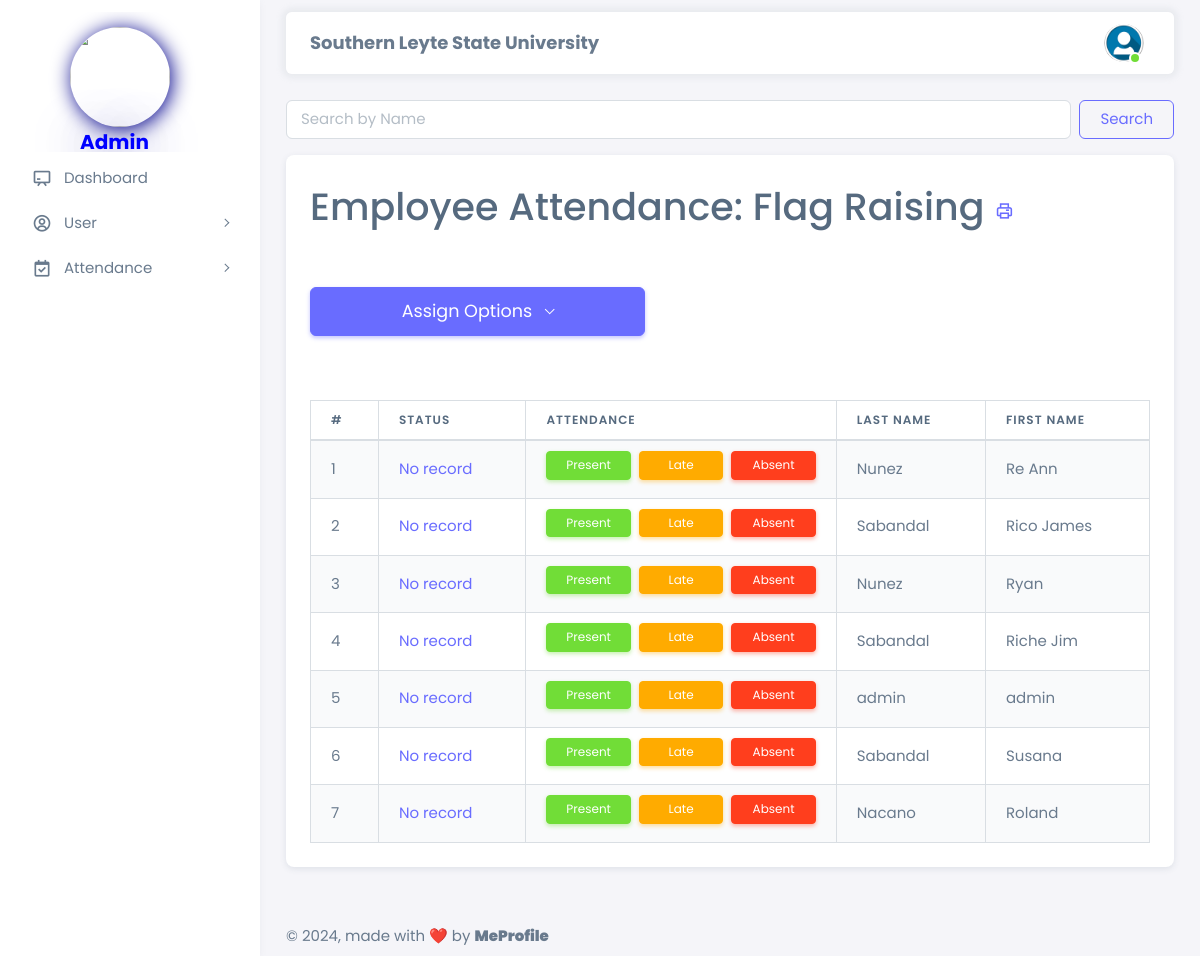
Page /html/admin/attendance_flag.php (signed in) on the earlier database version.
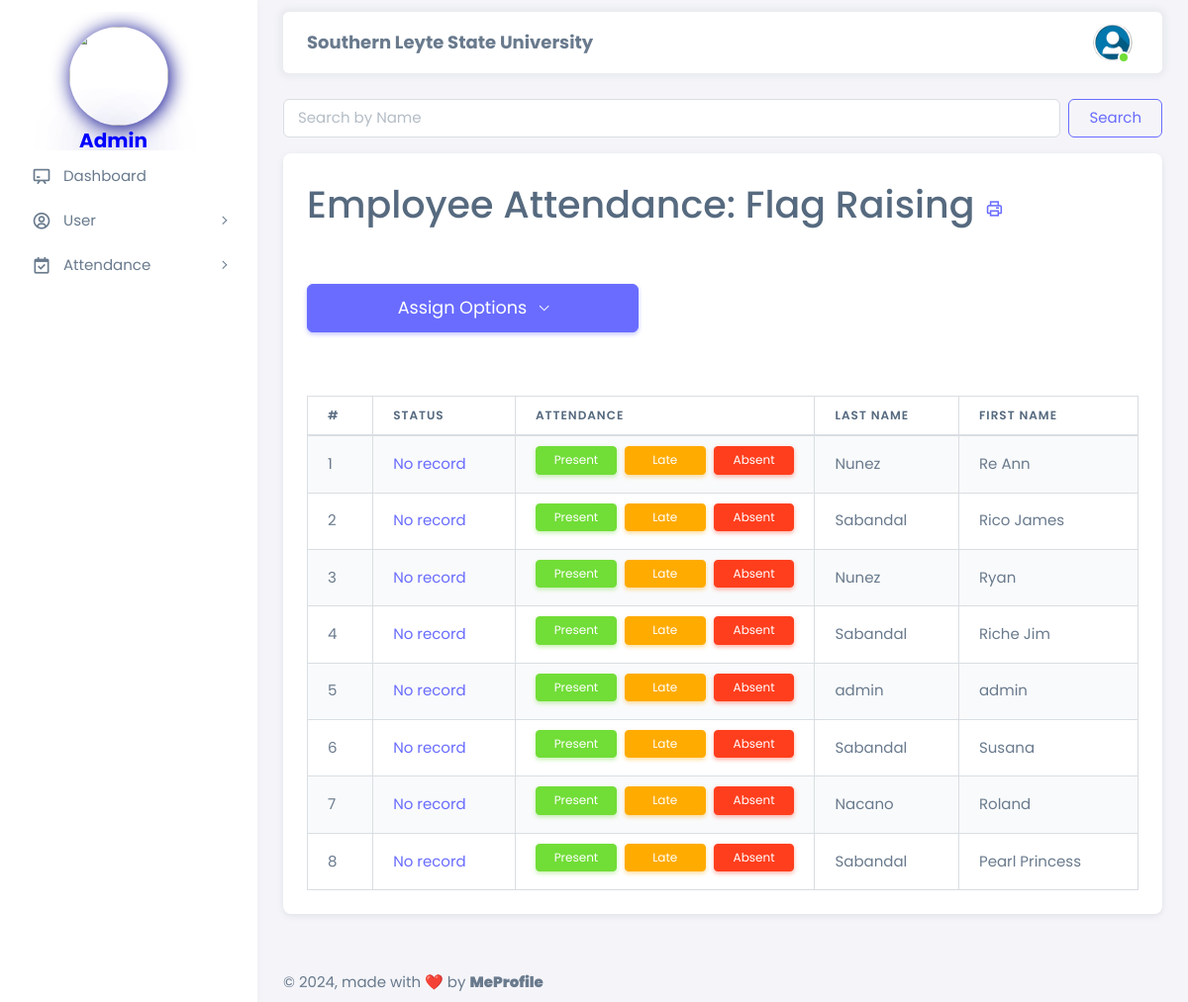
Same page on the later database version.
### tables this page shows
CREATE TABLE `employee_registration` (
  `employee_id` int NOT NULL,
  `first_name` varchar(50) NOT NULL,
  `last_name` varchar(50) NOT NULL,
  `email` varchar(100) NOT NULL,
  `password` varchar(255) NOT NULL,
  `phone_number` varchar(15) DEFAULT NULL,
  `department` varchar(50) DEFAULT NULL,
  `position` varchar(50) DEFAULT NULL,
  `is_admin` tinyint(1) NOT NULL DEFAULT '0',
  `hire_date` date DEFAULT NULL,
  `address` varchar(255) DEFAULT NULL,
  `city` varchar(100) DEFAULT NULL,
  `postal_code` varchar(20) DEFAULT NULL,
  `country` varchar(50) DEFAULT NULL,
  `date_of_birth` date DEFAULT NULL,
  `gender` varchar(10) DEFAULT NULL,
  `emergency_contact_name` varchar(100) DEFAULT NULL,
  `emergency_contact_number` varchar(15) DEFAULT NULL,
  `created_at` timestamp NULL DEFAULT CURRENT_TIMESTAMP,
  `updated_at` timestamp NULL DEFAULT CURRENT_TIMESTAMP ON UPDATE CURRENT_TIMESTAMP,
  `is_assigned` tinyint(1) NOT NULL DEFAULT '0',
  `is_assigned_department` tinyint(1) NOT NULL DEFAULT '0'
);

### html/admin/attendance_flag.php (the view, shortened to what the changed rows need)
<?php
require '../config.php';
if (isset($_GET['search']) && !empty($_GET['search'])) {
    $search = sanitize_input($_GET['search']);
    $sql = "SELECT e.employee_id, e.first_name, e.last_name, COALESCE(f.attendance_status, 'no record') AS attendance_status
            FROM employee_registration e
            LEFT JOIN (
                SELECT employee_id, MAX(attendance_date) AS max_date
                FROM employee_attendance_flag
                WHERE DATE(attendance_date) = CURDATE()
                GROUP BY employee_id
            ) af ON e.employee_id = af.employee_id
            LEFT JOIN employee_attendance_flag f ON af.employee_id = f.employee_id AND af.max_date = f.attendance_date
            WHERE e.first_name LIKE ? OR e.last_name LIKE ?";
    $stmt = $conn->prepare($sql);
    $search_param1 = "%" . $search . "%";
    $search_param2 = "%" . $search . "%";
    $stmt->bind_param("ss", $search_param1, $search_param2);
} else {
    $sql = "SELECT e.employee_id, e.first_name, e.last_name, COALESCE(f.attendance_status, 'no record') AS attendance_status
            FROM employee_registration e
            LEFT JOIN (
                SELECT employee_id, MAX(attendance_date) AS max_date
                FROM employee_attendance_flag
                WHERE DATE(attendance_date) = CURDATE()
                GROUP BY employee_id
            ) af ON e.employee_id = af.employee_id
            LEFT JOIN employee_attendance_flag f ON af.employee_id = f.employee_id AND af.max_date = f.attendance_date";
    $stmt = $conn->prepare($sql);
}
$stmt->execute();
$result = $stmt->get_result();
?>
<!DOCTYPE html>
<html lang="en" class="light-style layout-menu-fixed" dir="ltr" data-theme="theme-default" data-assets-path="../assets/" data-template="vertical-menu-template-free">
<head>
    <link rel="stylesheet" href="https://cdn.jsdelivr.net/npm/sweetalert2@11/dist/sweetalert2.min.css">
    <link rel="stylesheet" href="../../assets/vendor/fonts/boxicons.css" />
    <link rel="stylesheet" href="../../assets/vendor/css/core.css" class="template-customizer-core-css" />
    <link rel="stylesheet" href="../../assets/vendor/css/theme-default.css" class="template-customizer-theme-css" />
    <link rel="stylesheet" href="../../assets/css/demo.css" />
    <link rel="stylesheet" href="../../assets/vendor/libs/perfect-scrollbar/perfect-scrollbar.css" />
    <link rel="stylesheet" href="../../assets/vendor/libs/apex-charts/apex-charts.css" />
    <link rel="stylesheet" href="https://cdnjs.cloudflare.com/ajax/libs/font-awesome/5.15.4/css/all.min.css">
    <link rel="stylesheet" href="https://cdnjs.cloudflare.com/ajax/libs/font-awesome/6.0.0/css/all.min.css">
</head>
<body>
    <div class="layout-wrapper layout-content-navbar">
        <div class="layout-container">
            <div class="layout-page">
                <div class="content-wrapper">
                    <div class="container-xxl flex-grow-1 container-p-y">
                        <div class="row">
                            <div class="col-lg-12 mb-4">
                                <div class="card">
                                    <div class="card-body">
                                        <h1 class="mb-0">
                                            <?php
                                            $today = date('N');
                                            $flagType = ($today == 5) ? 'Flag Retreat' : 'Flag Raising';
                                            echo "Employee Attendance: $flagType";
                                            ?>
                                            <div class="dropdown d-inline">
                                                <button class="btn btn-link text-decoration-none p-0" type="button" id="dropdownMenuButton" data-bs-toggle="dropdown" aria-expanded="false">
                                                    <i class="bx bx-printer"></i>
                                                </button>
                                            </div>
                                        </h1>
                                    </div>
                                    <div class="col">
                                        <div class="table-responsive p-4">
                                            <table class="table table-bordered table-striped">
                                                <thead>
                                                    <tr>
                                                        <th>#</th>
                                                        <th>Status</th>
                                                        <th>Attendance</th>
                                                        <th>Last Name</th>
                                                        <th>First Name</th>
                                                    </tr>
                                                </thead>
                                                <tbody id="employeeTableBody">
                                                    <?php
                                                    $index = 0;
                                                    while ($row = $result->fetch_assoc()) :
                                                        $index++;
                                                    ?>
                                                    <tr id="employee_<?php echo $row['employee_id']; ?>">
                                                        <td><?php echo $index; ?></td>
                                                        <td>
                                                            <?php
                                                            $status = htmlspecialchars($row['attendance_status']);
                                                            $statusClass = '';
                                                            switch ($status) {
                                                                default:
                                                                    $statusClass = 'text-primary';
                                                                    break;
                                                                }
                                                            ?>
                                                            <span class="<?php echo $statusClass; ?>" id="status_<?php echo $row['employee_id']; ?>">
                                                                <?php echo ucfirst($status); ?>
                                                            </span>
                                                        </td>
                                                        <td>
                                                            <form id="attendanceForm_<?php echo $row['employee_id']; ?>" class="attendance-form">
                                                                <div class="row g-2">
                                                                    <div class="col mb-1">
                                                                        <button type="button" class="btn btn-success btn-sm mark-attendance w-100 mb-0.5" data-status="present">
                                                                            <span class="d-none d-sm-inline">Present</span>
                                                                        </button>
                                                                    </div>
                                                                    <div class="col mb-1">
                                                                        <button type="button" class="btn btn-warning btn-sm mark-attendance w-100 mb-0.5" data-status="late">
                                                                            <span class="d-none d-sm-inline">Late</span>
                                                                        </button>
                                                                    </div>
                                                                    <div class="col mb-1">
                                                                        <button type="button" class="btn btn-danger btn-sm mark-attendance w-100 mb-1" data-status="absent">
                                                                            <span class="d-none d-sm-inline">Absent</span>
                                                                        </button>
                                                                    </div>
                                                                </div>
                                                            </form>
                                                        </td>
                                                        <td><?php echo htmlspecialchars($row['last_name']); ?></td>
                                                        <td><?php echo htmlspecialchars($row['first_name']); ?></td>
                                                    </tr>
                                                    <?php endwhile; ?>
                                                </tbody>
                                            </table>
                                        </div>
                                    </div>
                                </div>
                            </div>
                        </div>
                    </div>
                </div>
            </div>
        </div>
    </div>
</body>
</html>

Differences in the rows shown:
added employee_registration: status "No record", last_name "Sabandal", first_name "Pearl Princess"
